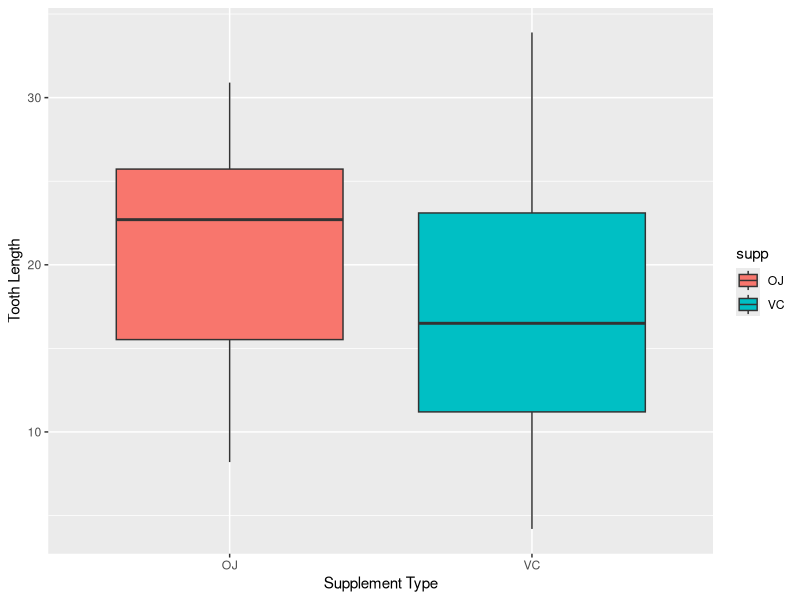
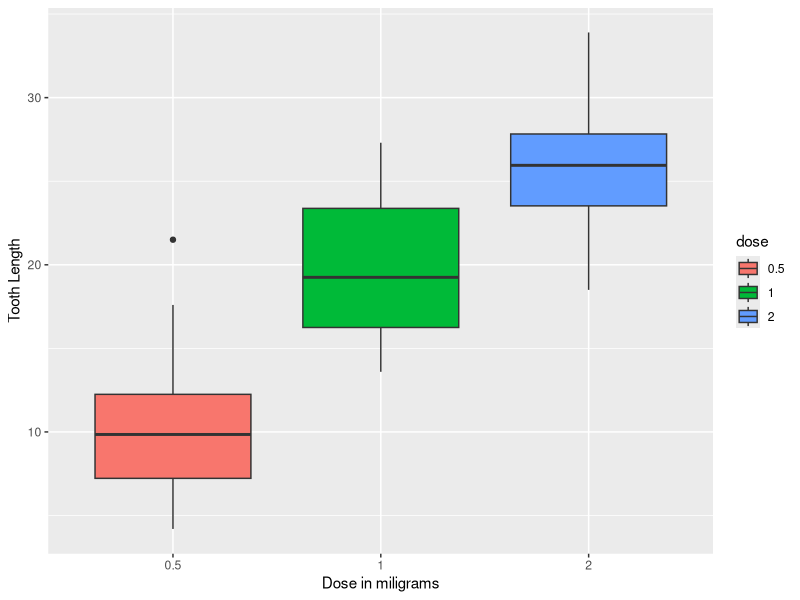
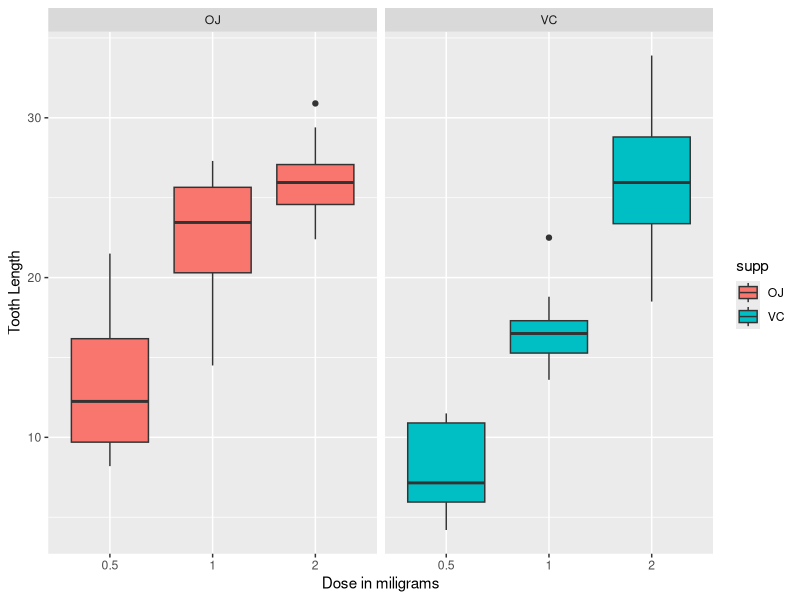

These figures' R source, in order:
## ---- chunk 1
# Visualizations will later be created using ggplot2
library(ggplot2)

# Load R datasets packages
library(datasets)

# Documentation on the Tooth Growth dataset
??ToothGrowth

# Visualizing the first few observations of the ToothGrowth dataset
head(ToothGrowth)
## ---- chunk 2
summary(ToothGrowth)
## ---- chunk 3
# The average length by supp
supp <- split(ToothGrowth$len, ToothGrowth$supp)
sapply(supp, mean)
## ---- chunk 4
# Plot the average tooth length by supplement type
ggplot(aes(x=supp, y=len),data=ToothGrowth) +
    geom_boxplot(aes(fill=supp)) +
    xlab("Supplement Type") +
    ylab("Tooth Length")
## ---- chunk 5
# Variance between supplement types
sapply(supp, var)
## ---- chunk 6
t.test(ToothGrowth$len[ToothGrowth$supp=="OJ"], ToothGrowth$len[ToothGrowth$supp=="VC"], paired = FALSE, var.equal = FALSE)
## ---- chunk 7
# The average length by dose
dose <- split(ToothGrowth$len, ToothGrowth$dose)
sapply(dose, mean)
## ---- chunk 8
# Convert dose from numeric to factor
ToothGrowth$dose <- as.factor(ToothGrowth$dose)

# Plot the average tooth length by dose amount
ggplot(aes(x=dose, y=len),data=ToothGrowth) +
    geom_boxplot(aes(fill=dose)) +
    xlab("Dose in miligrams") +
    ylab("Tooth Length")
## ---- chunk 9
t.test(ToothGrowth$len[ToothGrowth$dose==2], ToothGrowth$len[ToothGrowth$dose==0.5], paired = FALSE, var.equal = TRUE)
## ---- chunk 10
# Plot the average tooth length by dose per supplemental type
ggplot(aes(x=dose, y=len),data=ToothGrowth) +
    geom_boxplot(aes(fill=supp)) +
    facet_grid(. ~ supp) +
    xlab("Dose in miligrams") +
    ylab("Tooth Length")
